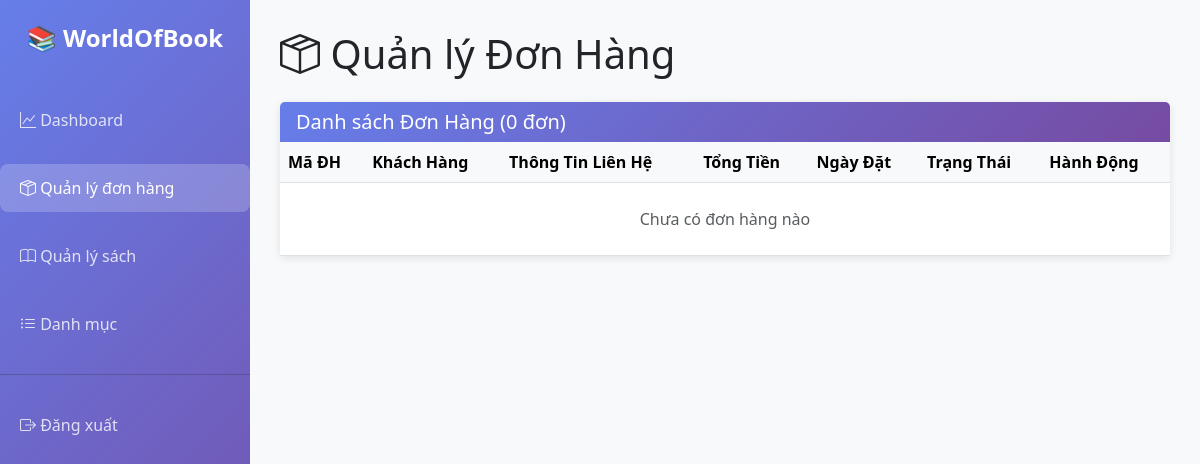
The app's page /pages/admin_orders.php (signed in), older data.
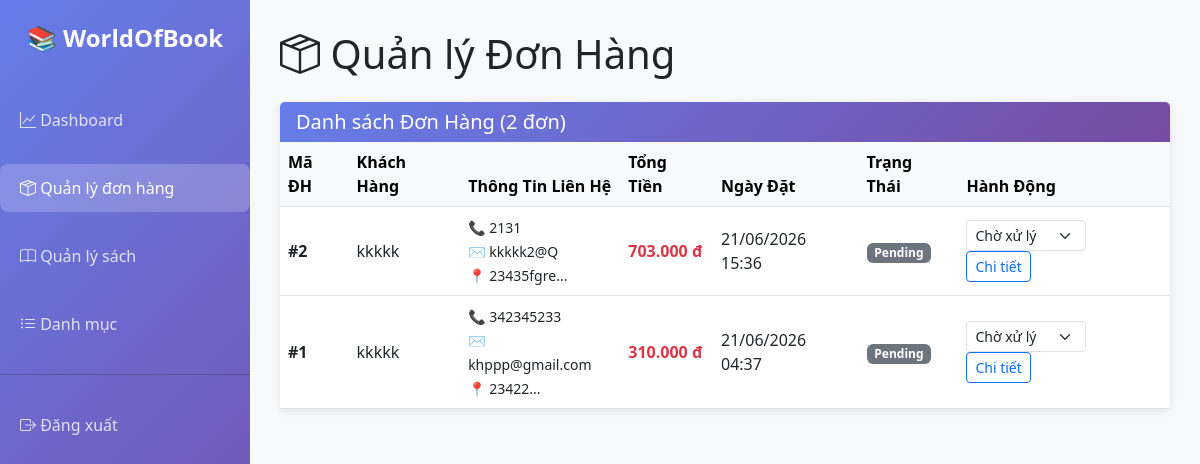
The same page, newer data.
### tables this page shows
CREATE TABLE `orders` (
  `order_id` int(11) NOT NULL,
  `user_id` int(11) DEFAULT NULL,
  `full_name` varchar(150) NOT NULL,
  `email` varchar(150) NOT NULL,
  `phone` varchar(20) NOT NULL,
  `address` text NOT NULL,
  `total_amount` decimal(10,2) NOT NULL,
  `status` varchar(50) DEFAULT 'Pending',
  `created_at` timestamp NOT NULL DEFAULT current_timestamp()
);

### public_html/pages/admin_orders.php (the view, shortened to what this page needs)
<?php
require_once 'db.php';
$stmt = $pdo->query("select * from orders order by created_at desc");
$orders = $stmt->fetchAll();
?>
<!DOCTYPE html>
<html lang="vi">
<head>
    <link href="https://cdn.jsdelivr.net/npm/bootstrap@5.3.0/dist/css/bootstrap.min.css" rel="stylesheet">
    <link rel="stylesheet" href="https://cdn.jsdelivr.net/npm/bootstrap-icons@1.10.5/font/bootstrap-icons.css">
</head>
<body>
    <div class="sidebar">
        <div class="logo">📚 WorldOfBook</div>
        <nav class="nav flex-column">
            <a href="admin_dashboard.php" class="nav-link">
                <i class="bi bi-graph-up"></i> Dashboard
            </a>
            <a href="admin_orders.php" class="nav-link active">
                <i class="bi bi-box-seam"></i> Quản lý đơn hàng
            </a>
            <a href="admin_books.php" class="nav-link">
                <i class="bi bi-book"></i> Quản lý sách
            </a>
            <a href="admin_categories.php" class="nav-link">
                <i class="bi bi-list-ul"></i> Danh mục
            </a>
            <hr style="background: rgba(255,255,255,0.2);">
            <a href="logout.php" class="nav-link">
                <i class="bi bi-box-arrow-right"></i> Đăng xuất
            </a>
        </nav>
    </div>
    <div class="main-content">
        <h1 class="mb-4"><i class="bi bi-box-seam"></i> Quản lý Đơn Hàng</h1>
        <div class="card">
            <div class="card-header">
                <h5 class="mb-0">Danh sách Đơn Hàng (<?= count($orders) ?> đơn)</h5>
            </div>
            <div class="card-body p-0">
                <div class="table-responsive">
                    <table class="table table-hover align-middle m-0">
                        <thead class="table-light">
                            <tr>
                                <th>Mã ĐH</th>
                                <th>Khách Hàng</th>
                                <th>Thông Tin Liên Hệ</th>
                                <th>Tổng Tiền</th>
                                <th>Ngày Đặt</th>
                                <th>Trạng Thái</th>
                                <th>Hành Động</th>
                            </tr>
                        </thead>
                        <tbody>
                            <?php foreach ($orders as $order): ?>
                                <tr>
                                    <td><strong>#<?= $order['order_id'] ?></strong></td>
                                    <td><?= htmlspecialchars($order['full_name']) ?></td>
                                    <td>
                                        <small>
                                            📞 <?= htmlspecialchars($order['phone']) ?><br>
                                            ✉️ <?= htmlspecialchars($order['email']) ?><br>
                                            📍 <?= htmlspecialchars(substr($order['address'], 0, 30)) ?>...
                                        </small>
                                    </td>
                                    <td class="text-danger fw-bold"><?= number_format($order['total_amount'], 0, ',', '.') ?> đ</td>
                                    <td><?= date('d/m/Y H:i', strtotime($order['created_at'])) ?></td>
                                    <td>
                                        <?php
                                            $badge_class = 'bg-secondary';
                                        ?>
                                        <span class="badge <?= $badge_class ?>"><?= $order['status'] ?></span>
                                    </td>
                                    <td>
                                        <form action="" method="POST" class="d-inline-block me-2">
                                            <select name="status" class="form-select form-select-sm" style="width: 120px; display: inline-block;" onchange="this.form.submit()">
                                                <option value="pending" <?= $order['status'] == 'pending' ? 'selected' : '' ?>>Chờ xử lý</option>
                                            </select>
                                        </form>
                                        <a href="admin_order_detail.php?id=<?= $order['order_id'] ?>" class="btn btn-sm btn-outline-primary">Chi tiết</a>
                                    </td>
                                </tr>
                            <?php endforeach; ?>
                            <?php if (empty($orders)): ?>
                                <tr><td colspan="7" class="text-center text-muted py-4">Chưa có đơn hàng nào</td></tr>
                            <?php endif; ?>
                        </tbody>
                    </table>
                </div>
            </div>
        </div>
    </div>
</body>
</html>

Row changes from the older to the newer data that the page shows:
added orders: order_id "2", full_name "kkkkk", phone "2131", email "kkkkk2@Q", address "23435fgre", total_amount "703.000", created_at "21/06/2026 15:36", status "Pending"
added orders: order_id "1", full_name "kkkkk", phone "342345233", email "khppp@gmail.com", address "23422", total_amount "310.000", created_at "21/06/2026 04:37", status "Pending"
Text that changed along with them:
count($orders): "0" → "2"
text no longer shown: "Chưa có đơn hàng nào"
